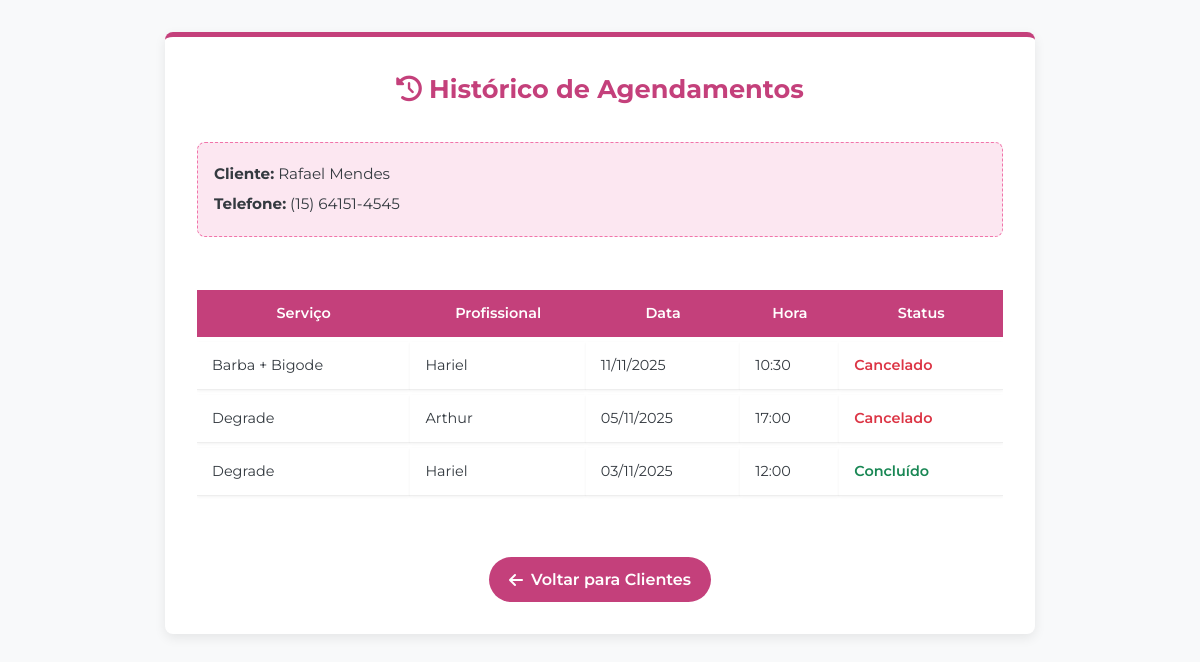
Page /clientes/historico/?nome=Rafael Mendes&telefone=(15) 64151-4545 (signed in) on the earlier database version.
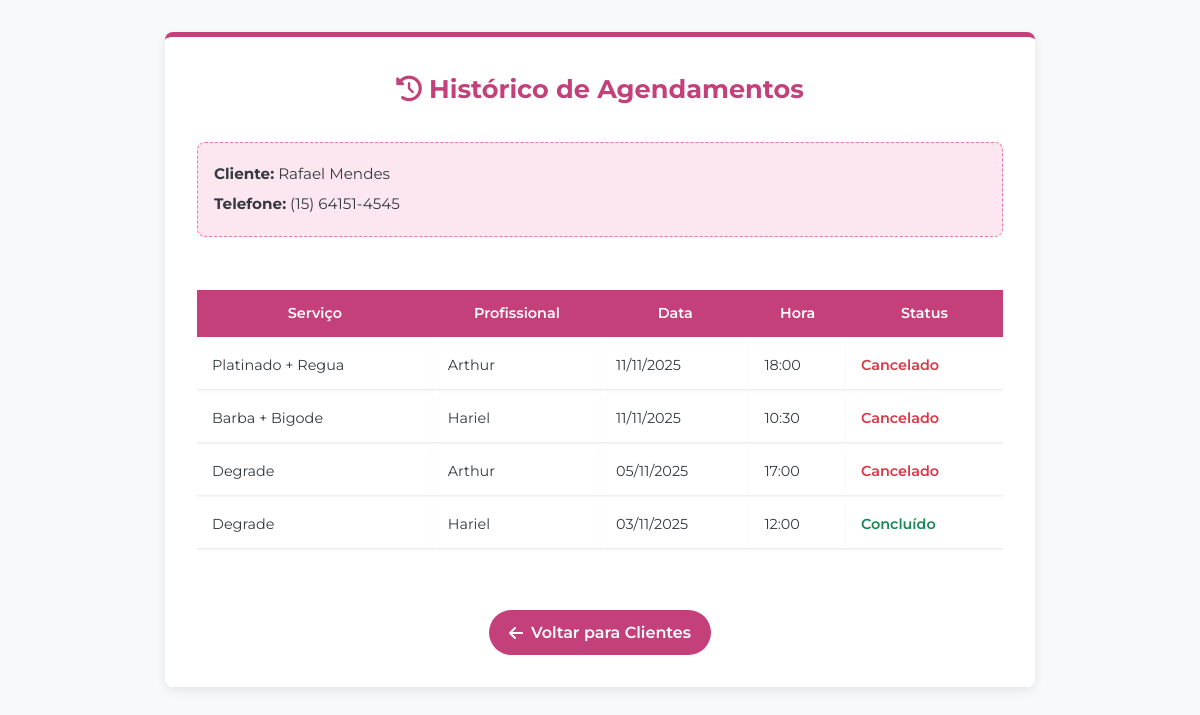
Same page on the later database version.
### LihStudio/models.py (models this page shows, shortened)
class Agendamento(models.Model):
    STATUS_CHOICES = [
        ("pendente", "Pendente"),
        ("confirmado", "Confirmado"),
        ("cancelado", "Cancelado"),
        ("concluido", "Concluído"),
    ]
    pagamento_id = models.CharField(max_length=100, blank=True, null=True, verbose_name="ID do Pagamento")
    pagamento_status = models.CharField(max_length=20, default="pendente", choices=[
        ("pendente", "Pendente"),
        ("aprovado", "Aprovado"),
        ("rejeitado", "Rejeitado"),
        ("processando", "Processando"),
    ], verbose_name="Status do Pagamento")
    contabilizar = models.BooleanField(
        default=False,
        verbose_name="Contabilizar no Faturamento",
        help_text="Marque se este agendamento deve ser incluído nos relatórios de faturamento."
    )
    valor_total = models.DecimalField(
        max_digits=8,
        decimal_places=2,
        null=True,
        blank=True,
        verbose_name="Valor Total (R$)"
    )
    profissional = models.ForeignKey(Profissional, on_delete=models.PROTECT, related_name="agendamentos")
    nome = models.CharField(max_length=100)
    telefone = models.CharField(max_length=20)
    email = models.EmailField()
    servico = models.ForeignKey(
        'Servico',
        on_delete=models.SET_NULL,
        null=True,
        blank=True,
        related_name='agendamentos',
        verbose_name="Serviço"
    )
    servico_nome_snapshot = models.CharField(
        "Nome do Serviço (Snapshot)",
        max_length=100,
        blank=True,
        help_text="Nome do serviço no momento do agendamento (não muda)"
    )
    servico_preco_snapshot = models.DecimalField(
        "Preço do Serviço (Snapshot)",
        max_digits=8,
        decimal_places=2,
        null=True,
        blank=True,
        help_text="Preço do serviço no momento do agendamento (não muda)"
    )
    data = models.DateField()
    hora = models.ForeignKey(HorarioDisponivel, on_delete=models.SET_NULL, null=True, blank=True)
    observacoes = models.TextField(blank=True)
    status = models.CharField(max_length=10, choices=STATUS_CHOICES, default="pendente", verbose_name="Status do Agendamento")
    manutencao_lembrada = models.BooleanField(
        default=False,
        verbose_name="Lembrete de manutenção enviado?",
        help_text="Marcar se o lembrete de manutenção foi enviado após 15 dias"
    )
    confirmado = models.BooleanField(default=False)
    token = models.UUIDField(default=uuid4, editable=False, unique=True)
    criado_em = models.DateTimeField(auto_now_add=True)
    hora_backup = models.TimeField(null=True, blank=True, verbose_name="Hora (backup)")
    def get_servico_display(self):
        if self.servico_nome_snapshot:
            return self.servico_nome_snapshot
        return self.servico.nome if self.servico else "Serviço não definido"

class Profissional(models.Model):
    nome = models.CharField("Nome", max_length=50)
    slug = models.SlugField("Slug", unique=True, help_text="Identificador sem espaços – ex.: NOME")
    ativo = models.BooleanField(default=True)
    class Meta:
        ordering = ["nome"]
        verbose_name = "Profissional"
        verbose_name_plural = "Profissionais"

### LihStudio/views.py (the view)
    def _wrapped_view(request, *args, **kwargs):
        if not request.user.is_authenticated:
            messages.warning(request, 'Você precisa fazer login para acessar esta área.')
            return redirect('login')
        if not request.user.is_superuser:
            messages.error(request, 'Acesso restrito a administradores.')
            return redirect('home')
        return view_func(request, *args, **kwargs)

### LihStudio/views.py (called while the page is built)
def only_admin(view_func):
    def _wrapped_view(request, *args, **kwargs):
        if not request.user.is_authenticated:
            messages.warning(request, 'Você precisa fazer login para acessar esta área.')
            return redirect('login')
        if not request.user.is_superuser:
            messages.error(request, 'Acesso restrito a administradores.')
            return redirect('home')
        return view_func(request, *args, **kwargs)
    return _wrapped_view

@only_admin
def historico_cliente(request):
    nome = request.GET.get('nome')
    telefone = request.GET.get('telefone')
    historico = Agendamento.objects.filter(
        nome=nome,
        telefone=telefone
    ).order_by('-data', '-hora_backup')  # Ordena pelo backup se hora for None
    return render(request, 'LihStudio/historico_cliente.html', {
        'historico': historico,
        'cliente_nome': nome,
        'cliente_telefone': telefone
    })

### LihStudio/templates/LihStudio/historico_cliente.html (shortened to what this page needs)
{% load static %}
<!DOCTYPE html>
<html lang="pt-br">
<head>
    <link rel="stylesheet" href="https://cdnjs.cloudflare.com/ajax/libs/font-awesome/6.4.0/css/all.min.css">
</head>
<body>
    <div class="page-wrapper">
        <div class="container">
            <header class="page-header">
                <h1><i class="fas fa-history"></i> Histórico de Agendamentos</h1>
            </header>
            <div class="client-info">
                <p><strong>Cliente:</strong> {{ cliente_nome }}</p>
                {% if cliente_telefone %}
                <p><strong>Telefone:</strong> {{ cliente_telefone }}</p>
                {% endif %}
            </div>
            {% if historico %}
                <div style="overflow-x: auto;">
                    <table class="table">
                        <thead>
                            <tr>
                                <th>Serviço</th>
                                <th>Profissional</th>
                                <th>Data</th>
                                <th>Hora</th>
                                <th>Status</th>
                            </tr>
                        </thead>
                        <tbody>
                            {% for agendamento in historico %}
                                <tr>
                                    <td>{{ agendamento.get_servico_display }}</td>
                                    <td>{{ agendamento.profissional.nome }}</td>
                                    <td>{{ agendamento.data|date:"d/m/Y" }}</td>
                                    <td>
                                        {% if agendamento.hora %}
                                            {{ agendamento.hora.hora|time:"H:i" }}
                                        {% elif agendamento.hora_backup %}
                                            {{ agendamento.hora_backup|time:"H:i" }}
                                        {% else %}
                                            -
                                        {% endif %}
                                    </td>
                                    <td class="status-{{ agendamento.status }}">
                                        {{ agendamento.get_status_display }}
                                    </td>
                                </tr>
                            {% endfor %}
                        </tbody>
                    </table>
                </div>
            {% else %}
                <div class="empty-state">
                    <i class="fas fa-calendar-times"></i>
                    <h3>Nenhum agendamento encontrado</h3>
                    <p>Este cliente ainda não possui agendamentos registrados.</p>
                </div>
            {% endif %}
            <div style="text-align: center; margin-top: 2rem;">
                <a href="{% url 'lista_clientes' %}" class="btn-back">
                    <i class="fas fa-arrow-left"></i> Voltar para Clientes
                </a>
            </div>
        </div>
    </div>
</body>
</html>

### LihStudio/templates/LihStudio/historico_cliente.html (style rules this page uses)
:root { --primary: #c4407b; --primary-light: #f174aa; --secondary: #fce7f1; --dark: #343a40; --light: #ffffff; --bg-page: #f8f9fa; --success: #198754; --danger: #dc3545; --info: #0d6efd; --border-radius: 8px; --box-shadow: 0 4px 12px rgba(0,0,0,0.08); --transition: all 0.3s ease; }
* { margin: 0; padding: 0; box-sizing: border-box; }
body { font-family: 'Montserrat', sans-serif; background-color: var(--bg-page); color: var(--dark); line-height: 1.6; }
.page-wrapper { max-width: 900px; margin: 2rem auto; padding: 0 15px; }
.container { background: white; border-radius: var(--border-radius); padding: 2rem; box-shadow: var(--box-shadow); border-top: 5px solid var(--primary); }
.page-header { text-align: center; margin-bottom: 2rem; color: var(--primary); }
.page-header h1 { font-size: 1.6rem; margin-bottom: 0.5rem; font-weight: 700; }
.client-info { text-align: left; margin-bottom: 1.5rem; padding: 1rem; background: var(--secondary); border-radius: var(--border-radius); border: 1px dashed var(--primary-light); font-size: 0.95rem; }
.client-info p { margin: 0; padding: 3px 0; }
.client-info strong { color: var(--dark); }
.table { width: 100%; border-collapse: separate; border-spacing: 0 5px; margin: 1.5rem 0; font-size: 0.9rem; }
.table th { background-color: var(--primary); color: white; font-weight: 600; padding: 12px 15px; }
.table td { padding: 12px 15px; text-align: left; border-bottom: 1px solid #eee; background: var(--light); box-shadow: 0 1px 3px rgba(0,0,0,0.05); }
.status-concluido { color: var(--success); font-weight: 600; }
.status-cancelado { color: var(--danger); font-weight: 600; }
.btn-back { display: inline-flex; align-items: center; gap: 0.5rem; padding: 10px 20px; background-color: var(--primary); color: white; text-decoration: none; border-radius: 50px; font-weight: 600; transition: var(--transition); }

Differences in the rows shown:
added Agendamento: servico "Platinado + Regua", profissional.nome "Arthur", data "11/11/2025", hora_backup "18:00", status "Cancelado"
